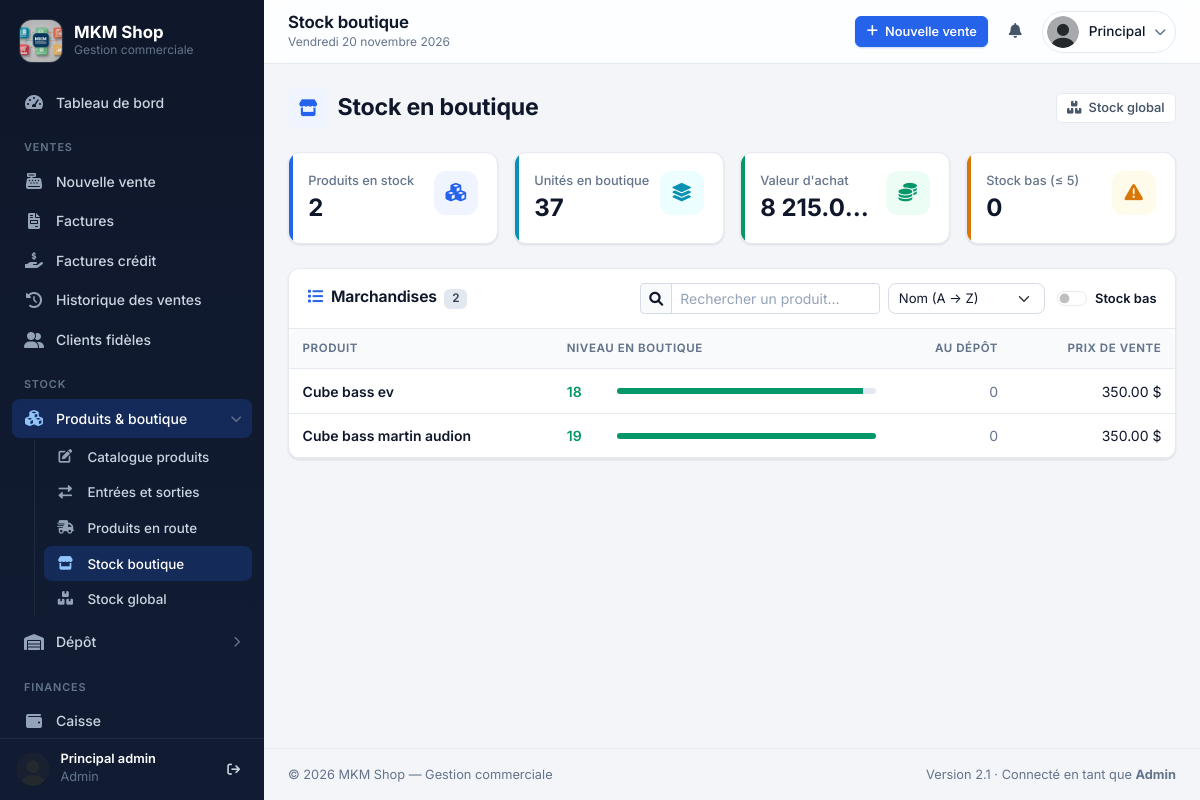
The app's page /stock_boutique (signed in), older data.
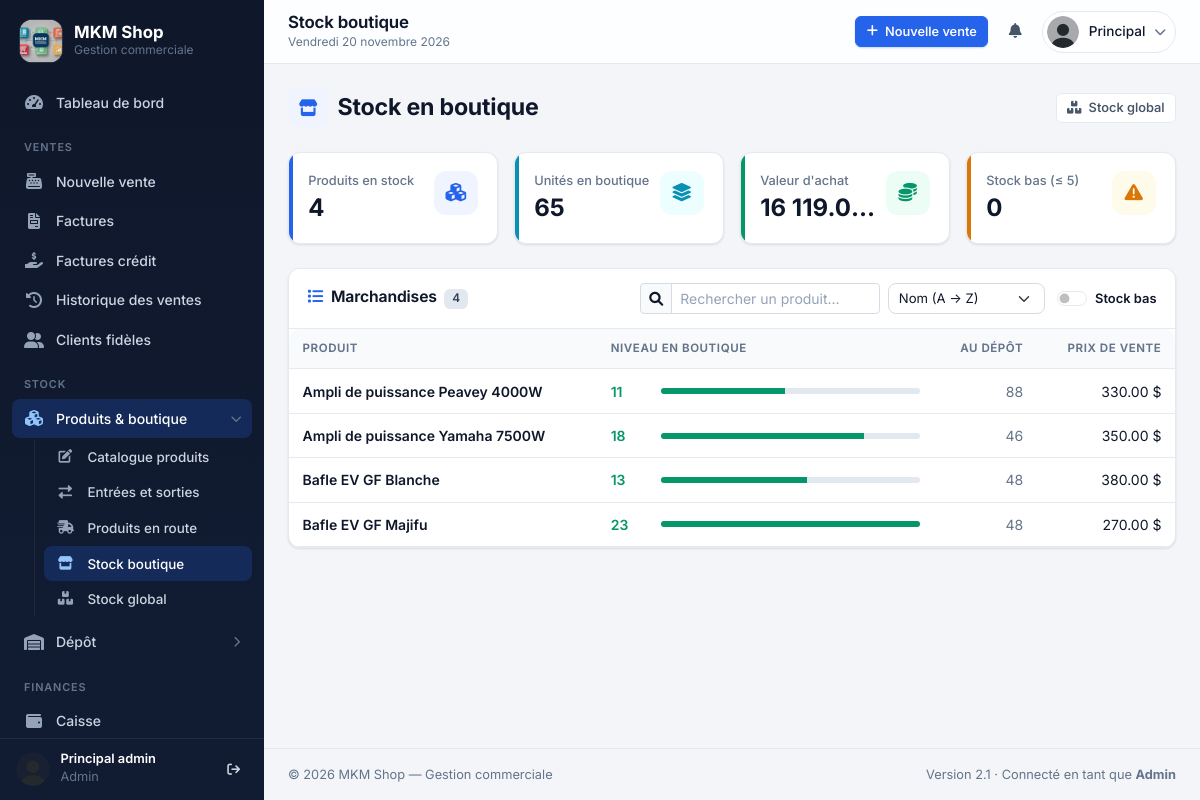
The same page, newer data.
### app/models.py (models this page shows, shortened)
class Produits(db.Model):
    __tablename__ = 'produits'
    id = db.Column(db.Integer, primary_key=True)
    nom = db.Column(db.String(100), nullable=False)
    description = db.Column(db.String(200))
    prix = db.Column(db.Float, nullable=False)
    prix_achat = db.Column(db.Float, nullable=False)
    quantite = db.Column(db.Integer, nullable=False)
    quantite_depot = db.Column(db.Integer, default=0)
    en_route = db.Column(db.Integer, default=0)

### app/routes.py (the view)
@bp.route('/stock_boutique')
@login_required
@permission_required('voir_stock_boutique')
def stock_boutique():
    produits = Produits.query.filter(Produits.quantite > 0).all()
    return render_template('stock_boutique.html', produits=produits)

### app/models.py (called while the page is built)
    def is_admin(self):
        return self.role == 'admin'

    def has_permission(self, permission):
        if self.is_admin():
            return True
        if not self.permissions:
            return False
        if permission in self.permissions:
            return True
        return any(alias in self.permissions for alias in self.PERMISSION_ALIASES.get(permission, ()))

### app/routes.py (called while the page is built)
def peut_voir_couts(user):
    return bool(user and user.is_authenticated and user.has_permission('voir_benefice'))

def permission_required(permission):
    def decorator(f):
        @wraps(f)
        def decorated_function(*args, **kwargs):
            if not current_user.has_permission(permission):
                flash("Accès refusé. Vous n'avez pas les permissions nécessaires.", 'danger')
                return redirect(url_for('routes.index'))
            return f(*args, **kwargs)
        return decorated_function
    return decorator

@login_manager.user_loader
def load_user(user_id):
    return User.query.get(int(user_id))

### app/templates/stock_boutique.html (shortened to what this page needs)
{% extends "layout.html" %}
{% block content %}
    {% set s_titre = "Stock en boutique" %}
    {% set s_icone = "fa-store" %}
    {% set s_champ, s_autre_champ = "quantite", "quantite_depot" %}
    {% set s_lieu, s_autre_lieu = "en boutique", "au dépôt" %}
    {% include "partials/stock_liste.html" %}
{% endblock %}

### app/templates/partials/stock_liste.html (shortened to what the changed rows need)
{% set seuil = 5 %}
{% set total_unites = produits|sum(attribute=s_champ) %}
{% set valeur = namespace(v=0) %}
{% if peut_voir_couts %}{% for p in produits %}{% set valeur.v = valeur.v + (p[s_champ] or 0) * (p.prix_achat or 0) %}{% endfor %}{% endif %}
<div class="d-flex flex-wrap justify-content-between align-items-center gap-2 mb-4">
    <h2 class="mb-0"><i class="fas {{ s_icone }}"></i> {{ s_titre }}</h2>
</div>
<div class="row g-3 mb-4">
    <div class="col-6 col-lg-3">
        <div class="card kpi kpi-1 h-100"><div class="card-body">
            <i class="fas fa-cubes"></i><small>Produits en stock</small>
            <div class="kpi-value">{{ produits|length }}</div>
        </div></div>
    </div>
    <div class="col-6 col-lg-3">
        <div class="card kpi kpi-3 h-100"><div class="card-body">
            <i class="fas fa-layer-group"></i><small>Unités {{ s_lieu }}</small>
            <div class="kpi-value">{{ total_unites or 0 }}</div>
        </div></div>
    </div>
    {% if peut_voir_couts %}
    <div class="col-6 col-lg-3">
        <div class="card kpi kpi-4 h-100"><div class="card-body">
            <i class="fas fa-coins"></i><small>Valeur d'achat</small>
            <div class="kpi-value">{{ "{:,.2f}".format(valeur.v).replace(',', ' ') }} $</div>
        </div></div>
    </div>
    {% endif %}
</div>
<div class="card">
    <div class="card-header d-flex flex-wrap justify-content-between align-items-center gap-2">
        <h5><i class="fas fa-list me-2"></i>Marchandises <span class="badge bg-secondary ms-1" id="compteur">{{ produits|length }}</span></h5>
    </div>
    {% set max_qte = (produits|map(attribute=s_champ)|max) if produits else 1 %}
    <div class="table-responsive">
        <table class="table table-hover">
            <thead>
                <tr>
                    <th>Produit</th>
                    <th style="width: 38%;">Niveau {{ s_lieu }}</th>
                    <th class="text-end">{{ s_autre_lieu|capitalize }}</th>
                    <th class="text-end">Prix de vente</th>
                </tr>
            </thead>
            <tbody id="corps">
                {% for p in produits|sort(attribute='nom') %}
                {% set q = p[s_champ] or 0 %}
                {% set niveau = 'danger' if q <= 0 else ('warning' if q <= seuil else 'success') %}
                <tr data-nom="{{ p.nom|lower }}" data-qte="{{ q }}" data-bas="{{ 1 if q <= seuil else 0 }}">
                    <td>
                        <div class="fw-semibold">{{ p.nom }}</div>
                    </td>
                    <td>
                        <div class="d-flex align-items-center gap-2">
                            <span class="fw-semibold text-{{ niveau }}" style="min-width: 42px;">{{ q }}</span>
                            <div class="progress flex-grow-1" style="height: 6px;" role="progressbar" aria-valuenow="{{ q }}" aria-valuemin="0" aria-valuemax="{{ max_qte }}">
                                <div class="progress-bar bg-{{ niveau }}" style="width: {{ [((q / max_qte * 100) if max_qte else 0), 2]|max }}%"></div>
                            </div>
                        </div>
                    </td>
                    <td class="text-end text-muted">{{ p[s_autre_champ] or 0 }}</td>
                    <td class="text-end">{{ "%.2f"|format(p.prix or 0) }} $</td>
                </tr>
                {% endfor %}
            </tbody>
        </table>
    </div>
</div>

Row changes from the older to the newer data that the page shows:
changed Produits: nom "Cube bass ev" → "Ampli de puissance Peavey 4000W"; quantite "18" → "11"; {{ [((q / max_qte * 100) if max_qte else 0), 2]|max }} 94.73684210526315 → 47.82608695652174 (drawn); quantite_depot "0" → "88"; prix "350.00" → "330.00"
changed Produits: nom "Cube bass martin audion" → "Ampli de puissance Yamaha 7500W"; quantite "19" → "18"; {{ [((q / max_qte * 100) if max_qte else 0), 2]|max }} 100.0 → 78.26086956521739 (drawn); quantite_depot "0" → "46"
added Produits: nom "Bafle EV GF Blanche", quantite "13", {{ [((q / max_qte * 100) if max_qte else 0), 2]|max }} 56.52173913043478 (drawn), quantite_depot "48", prix "380.00"
added Produits: nom "Bafle EV GF Majifu", quantite "23", {{ [((q / max_qte * 100) if max_qte else 0), 2]|max }} 100.0 (drawn), quantite_depot "48", prix "270.00"
Text that changed along with them:
{{ produits|length }}: "2" → "4"
{{ total_unites or 0 }}: "37" → "65"
{{ "{:,.2f}".format(valeur.v).replace(',', ' ') }}: "8 215.0…" → "16 119.0…"
